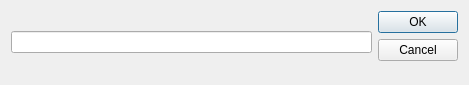
<?xml version="1.0" encoding="UTF-8"?>
<ui version="4.0">
 <class>Dialog</class>
 <widget class="QDialog" name="Dialog">
  <property name="geometry">
   <rect>
    <x>0</x>
    <y>0</y>
    <width>469</width>
    <height>85</height>
   </rect>
  </property>
  <property name="sizePolicy">
   <sizepolicy hsizetype="Expanding" vsizetype="Expanding">
    <horstretch>0</horstretch>
    <verstretch>0</verstretch>
   </sizepolicy>
  </property>
  <property name="windowTitle">
   <string>Enter a zip code</string>
  </property>
  <layout class="QHBoxLayout" name="horizontalLayout">
   <item>
    <widget class="QLineEdit" name="zipCodeEntry">
     <property name="text">
      <string/>
     </property>
     <property name="maxLength">
      <number>5</number>
     </property>
    </widget>
   </item>
   <item>
    <widget class="QDialogButtonBox" name="buttonBox">
     <property name="orientation">
      <enum>Qt::Vertical</enum>
     </property>
     <property name="standardButtons">
      <set>QDialogButtonBox::Cancel|QDialogButtonBox::Ok</set>
     </property>
     <property name="centerButtons">
      <bool>false</bool>
     </property>
    </widget>
   </item>
  </layout>
 </widget>
 <resources/>
 <connections>
  <connection>
   <sender>buttonBox</sender>
   <signal>rejected()</signal>
   <receiver>Dialog</receiver>
   <slot>reject()</slot>
   <hints>
    <hint type="sourcelabel">
     <x>401</x>
     <y>75</y>
    </hint>
    <hint type="destinationlabel">
     <x>286</x>
     <y>84</y>
    </hint>
   </hints>
  </connection>
  <connection>
   <sender>buttonBox</sender>
   <signal>accepted()</signal>
   <receiver>Dialog</receiver>
   <slot>accept()</slot>
   <hints>
    <hint type="sourcelabel">
     <x>375</x>
     <y>75</y>
    </hint>
    <hint type="destinationlabel">
     <x>157</x>
     <y>84</y>
    </hint>
   </hints>
  </connection>
  <connection>
   <sender>buttonBox</sender>
   <signal>accepted()</signal>
   <receiver>Dialog</receiver>
   <slot>setZip()</slot>
   <hints>
    <hint type="sourcelabel">
     <x>430</x>
     <y>25</y>
    </hint>
    <hint type="destinationlabel">
     <x>320</x>
     <y>8</y>
    </hint>
   </hints>
  </connection>
 </connections>
 <slots>
  <slot>setZip()</slot>
 </slots>
</ui>
